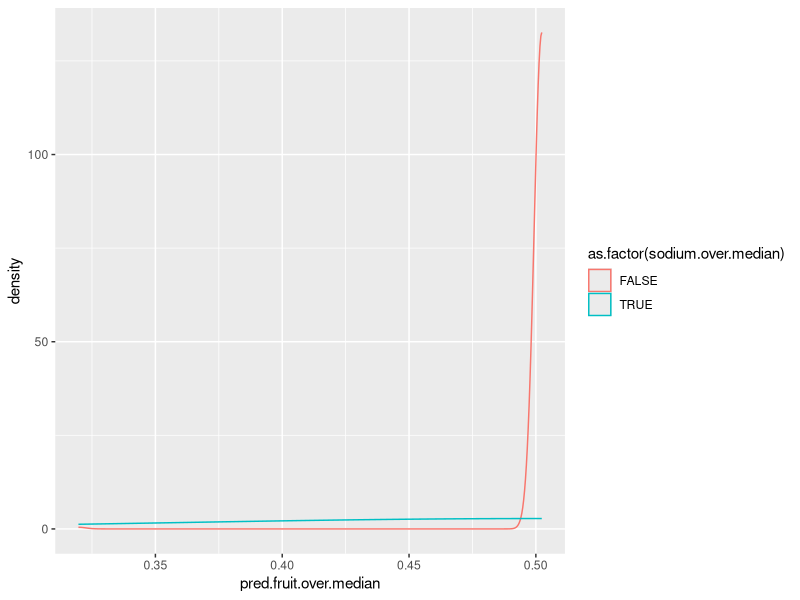

Source code (R):
## ---- chunk 1
# Load  libraries
# library(shiny)
# library(shinyWidgets)
library(ggplot2)
library(gridExtra)
library(knitr)
library(dplyr)


# load dataset
df_original <- read.csv("./Countries and death causes.csv",header = T, sep=",")

df <- df_original

dietVars <- c('Diet.low.in.whole.grains', 'Diet.low.in.fruits', 'Diet.low.in.Vegetables', 'Diet.low.in.nuts.and.seeds', 'Diet.high.in.sodium')

dietTargetVar <- c('Diet.high.in.sodium')
dietFeatureVars <- dietVars[dietVars != dietTargetVar]

count_nas <- function(data){
  count_missing <- function(data){
    sapply(data, FUN=function(col) sum(is.na(col)))
  }
  nacounts <- count_missing(data)
  hasNA = which(nacounts > 0)
  nacounts[hasNA]
}

count_null <- function(data){
  count_missing <- function(data){
    sapply(data, FUN=function(col) sum(col == ''))
  }
  nullcounts <- count_missing(data)
  hasNull = which(nullcounts > 0)
  nullcounts[hasNull]
}

count_negative <- function(data){
  count_missing <- function(data){
    sapply(data, FUN=function(col) sum(col < 0))
  }
  negcounts <- count_missing(data)
  hasNegative = which(negcounts > 0)
  negcounts[hasNegative]
}

dataUK <- df[df['Entity']=='United Kingdom',] #df[df['Entity']=='China',]
dataTAN <- df[df['Entity']=='Tanzania',]
dataNLD <- df[df['Entity']=='Netherlands',]
dataCAM <- df[df['Entity']=='Cambodia',]

## ---- chunk 2

data.frame(
  columeID = col(df)[1,],
  variables = names(df),
  class = sapply(df, typeof),
  first_values = sapply(df, function(x) paste0(head(x), collapse = ', ')),
  row.names = NULL) |>
kable()

summary(df) |> kable()

head(df) |> kable()

## ---- chunk 3
df_2010 <- df[df['Year']==2010, 
  c('Entity', 'Code', 'Outdoor.air.pollution','Child.wasting', 'Smoking', 'Drug.use')]
countries <- c('Afghanistan', 'Morocco', 'Nigeria', 'Australia', 'Belgium', 'Congo')
snippet <- subset(df_2010, Entity %in% countries)
names(snippet)[1] <- 'Country'
print(snippet)
## ---- chunk 4

numericVars <- names(df[, -c(1:3)]) # ignore Entity, Code and Year columns
df_num <- df[numericVars]

print(sum(is.na(df_num)))

print(sum(is.null(df_num)))

print(sum(df_num < 0))

print(sum(df_num == 0))
## ---- chunk 5

count_empty <- function(data){
  count_missing <- function(data){
    sapply(data, FUN=function(col) sum(col == ''))
  }
  nullcounts <- count_missing(data)
  hasNull = which(nullcounts > 0)
  nullcounts[hasNull]
}

print(count_empty(df))
empty_rows <- df[df$Code == '', ]
print(empty_rows[sample(nrow(empty_rows), size = 6, replace = F), c(1:6)])
## ---- chunk 6
df$Code <- NULL
## ---- chunk 7
outcome <- c('sodium.over.median')
# sodium.over.median
pos <- TRUE # positive value indicator
## ---- chunk 8
df$Entity <- as.factor(df$Entity)
df$Year <- as.factor(df$Year)

#df_v2 <- df_num
df$total.mortality <- rowSums(df[numericVars])

for (col in numericVars) {
    df[paste0(col, ".rate")] <- df[col] / df['total.mortality']
}

df <- df |>
  mutate(
    fruit.over.median = (Diet.low.in.fruits.rate > median(Diet.low.in.fruits.rate)), # indicate if death count of low fruit consumption is over its median
    vege.over.median = (Diet.low.in.Vegetables.rate > median(Diet.low.in.Vegetables.rate)), # indicate if death count of low vegetable consumption is over its median
    grain.over.median = (Diet.low.in.whole.grains.rate > median(Diet.low.in.whole.grains.rate)),
    nutseed.over.median = (Diet.low.in.nuts.and.seeds.rate > median(Diet.low.in.nuts.and.seeds.rate)),
    sodium.over.median = (Diet.high.in.sodium.rate > median(Diet.high.in.sodium.rate)) # flag if death count of high sodium consumption is over its median
  )
## ---- chunk 9

d <- df

set.seed(729375)
d$rgroup <- runif(dim(d)[1])
dTrainAll <- subset(d, rgroup<=0.9)
dTest <- subset(d, rgroup>0.9)

# names of columns that are categorical type and numerical type
vars <- setdiff(colnames(dTrainAll), c(outcome, 'rgroup'))
catVars <- vars[sapply(df[,vars], class) %in% c('character', 'logical', 'factor')]
numericVars <- vars[sapply(df[,vars], class) %in% c('numeric','integer')]


# split dTrainAll into a training set and a validation (or calibration) set
useForCal <- rbinom(n=dim(dTrainAll)[1], size=1, prob=0.1)>0
dCal <- subset(dTrainAll, useForCal)
dTrain <- subset(dTrainAll, !useForCal)

print(dim(dTrain))

print(dim(dCal))

print(dim(dTest))

## ---- chunk 10
mkPredC <- function(outCol, varCol, appCol) {
  pPos <- sum(outCol==pos)/length(outCol)
  naTab <- table(as.factor(outCol[is.na(varCol)]))
  pPosWna <- (naTab/sum(naTab))[pos]
  vTab <- table(as.factor(outCol), varCol)
  pPosWv <- (vTab[pos,]+1.0e-3*pPos)/(colSums(vTab)+1.0e-3)
  pred <- pPosWv[appCol]
  pred[is.na(appCol)] <- pPosWna
  pred[is.na(pred)] <- pPos
  pred
}

# now go through all the categorical variables in the `catVars` vector
# and perform the predictions. 
for (v in catVars) {
  pi <- paste('pred.', v, sep='')
  dTrain[,pi] <- mkPredC(dTrain[,outcome], dTrain[,v], dTrain[,v])
  dCal[,pi] <- mkPredC(dTrain[,outcome], dTrain[,v], dCal[,v])
  dTest[,pi] <- mkPredC(dTrain[,outcome], dTrain[,v], dTest[,v])
}

# Define a function to compute log likelihood so that we can reuse it.
logLikelihood <- function(ypred, ytrue) {
  sum(ifelse(ytrue, log(ypred), log(1-ypred)), na.rm=T)
}

# Compute the likelihood of the Null model on the calibration
logNull <- logLikelihood(sum(dCal[,outcome]==pos)/nrow(dCal), dCal[,outcome]==pos)
cat("The log likelihood of the Null model is:", logNull)

selCatVars <- c()

for (v in catVars) {
  pi <- paste('pred.', v, sep='')
  logPred <- logLikelihood(dCal[,pi], dCal[,outcome]==pos)
  devDrop <- 2*(logPred - logNull)
  
  cat(sprintf("%6s, deviance reduction: %g\n", v, devDrop))
  selCatVars <- c(selCatVars, pi)
}

devDrop <- 2*(logLikelihood(dCal[,outcome], dCal[,outcome]==pos) - logNull)
cat(sprintf("%6s, To compare, deviance reduction of the ground truth is: %g\n", outcome, devDrop))

## ---- chunk 11
# get all percentage / rate variables 
rateVars <- grep("\\.rate$", numericVars, value = TRUE)

mkPredN <- function(outCol, varCol, appCol) {
  cuts <- unique(as.numeric(
    quantile(varCol, probs=seq(0, 1, 0.1), na.rm=T)))
  varC <- cut(varCol, cuts)
  appC <- cut(appCol, cuts)
  mkPredC(outCol, varC, appC)
}

# now go through all the diet related numerical variables in the `numericVars` vector and perform the predictions.
for (v in rateVars) {
  pi <- paste('pred.', v, sep='')
  dTrain[,pi] <- mkPredN(dTrain[,outcome], dTrain[,v], dTrain[,v])
  dTest[,pi] <- mkPredN(dTrain[,outcome], dTrain[,v], dTest[,v])
  dCal[,pi] <- mkPredN(dTrain[,outcome], dTrain[,v], dCal[,v])
}

# selNumVars is a vector that keeps the names of the top performing numerical variables.
selNumVars <- c()
minDrop <- 0

for (v in rateVars) {
  pi <- paste('pred.', v, sep='')
  logPred <- logLikelihood(dCal[,pi], dCal[,outcome]==pos)
  
  devDrop <- 2*(logPred - logNull)
  #if (devDrop >= minDrop) {
    cat(sprintf("%6s, deviance reduction: %g\n", v, devDrop))
    selNumVars <- c(selNumVars, pi)
  #}
}

## ---- chunk 12
library(ROCR)
calcAUC <- function(ypred, ytrue) {
  perf <- performance(prediction(ypred, ytrue), 'auc')
  as.numeric(perf@y.values)
}

selVars <- c(selCatVars, selNumVars)

## Performance of the top performing single variables on the test set:
for(v in selVars) {
  pi <- v
  aucTrain <- calcAUC(dTrain[,pi], dTrain[,outcome])
  if (aucTrain >= 0.51) {
    aucCal <- calcAUC(dCal[,pi], dCal[,outcome])
    print(sprintf(
      "%s: trainAUC: %4.3f; calibrationAUC: %4.3f",
      pi, aucTrain, aucCal))
  }
}

# Run 100-fold cross validation
vars <- catVars

for (var in vars) {
  aucs <- rep(0,100)
  for (rep in 1:length(aucs)) {
    useForCalRep <- rbinom(n=nrow(dTrainAll), size=1, prob=0.1) > 0
    predRep <- mkPredC(dTrainAll[!useForCalRep, outcome],
    dTrainAll[!useForCalRep, var],
    dTrainAll[useForCalRep, var])
    aucs[rep] <- calcAUC(predRep, dTrainAll[useForCalRep, outcome])
  }
  print(sprintf("%s: mean: %4.3f; sd: %4.3f", var, mean(aucs), sd(aucs)))
}

## ---- chunk 13

fig1 <- ggplot(dCal) + geom_density(aes(x=pred.fruit.over.median, color=as.factor(sodium.over.median)))
